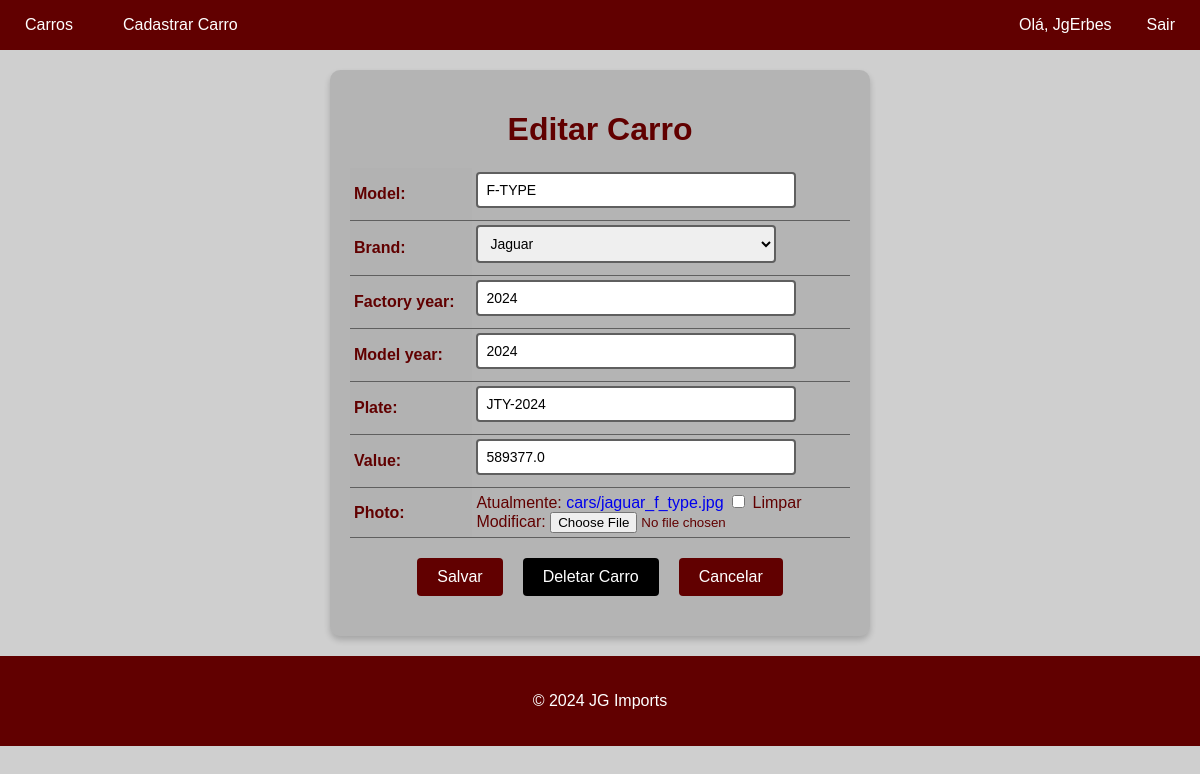
The page /car/2/update (signed in) on the database its author committed.
### cars/models.py (models this page shows, shortened)
class Car(models.Model):
    id = models.AutoField(primary_key=True)
    model = models.CharField(max_length=200)
    brand = models.ForeignKey(Brand, on_delete=models.PROTECT, related_name='car_brand')
    factory_year = models.IntegerField(blank=True, null=True)
    model_year = models.IntegerField(blank=True, null=True)
    plate = models.CharField(max_length=10, blank=True, null=True)
    value = models.FloatField(blank=True, null=True)
    photo = models.ImageField(upload_to='cars/', blank=True, null=True)

### cars/views.py (the view, shortened to what this page needs)
# urls.py: path('car/<int:pk>/update', CarUpdateView.as_view(), name='car_update'),
@method_decorator(login_required(login_url='login'), name='dispatch')
class CarUpdateView(UpdateView):
    model = Car
    form_class = CarModelForm
    template_name = 'car_update.html'

### cars/forms.py (shortened to what this page needs)
class CarModelForm(forms.ModelForm):
    class Meta:
        model = Car
        fields = '__all__'

### cars/models.py (called while the page is built)
    def __str__(self):
        return self.name

### cars/templates/car_update.html (shortened to what this page needs)
{% extends "base.html" %}
{% load static %}
{% block extra_css %}
  <link rel="stylesheet" type="text/css" href="{% static 'car_update.css' %}">
{% endblock %}
{% block content %}
<form method="post" enctype="multipart/form-data">
  <h1>Editar Carro</h1>
  <table>
    {{ form.as_table }}
  </table>
  <div>
    <div class="buttons-container">
      <input type="submit" value="Salvar" class="btn btn-primary">
      <a href="{% url 'car_delete' pk=object.pk %}" class="btn btn-danger">Deletar Carro</a>
      <a href="{% url 'cars_list' %}" class="btn btn-cancel">Cancelar</a>
    </div>
  </div>
</form>
{% endblock %}

### app/templates/base.html (shortened to what this page needs)
<!DOCTYPE html>
<html lang="pt-br">
<head>
  {% load static %}
    <link rel="stylesheet" type="text/css" href="{% static 'base.css' %}">
  {% block extra_css %}{% endblock %}
</head>
<body>
  <header>
    <nav>
      <ul>
        <li><a href="{% url 'cars_list' %}">Carros</a> </li>
        {% if user.is_authenticated %}
        <li><a href="{% url 'new_car' %}">Cadastrar Carro</a> </li>
        {% endif %}
      </ul>
      <ul class="right-align">
        {% if user.is_authenticated %}
        <li>Olá, {{ user.username }} </li>
        <li><a href="{% url 'logout' %}">Sair</a> </li>
        {% endif %}
      </ul>
    </nav>
  </header>
  <main>
    {% block content %}
    {% endblock %}
  </main>
  <footer>
    <p>&copy; 2024 JG Imports</p>
  </footer>
</body>
</html>

### app/static/base.css (style rules this page uses)
body { font-family: sans-serif; background-color: #cfcfcf; color: #ffffff; margin: 0; padding: 0; }
header { background-color: #610000; color: #fff; text-align: center; }
footer { background-color: #610000; color: #fff; padding: 20px; text-align: center; }
nav { background-color: #610000; color: #fff; height: 50px; display: flex; justify-content: space-between; align-items: center; }
nav ul { list-style: none; margin: 0; padding: 0; display: flex; }
nav ul li { margin: 0 10px; }
.right-align { display: flex; justify-content: flex-end; margin-left: auto; }
nav ul li a { color: #fff; text-decoration: none; font-size: 16px; padding: 15px; transition: all 0.3s ease; }

### cars/static/car_update.css (style rules this page uses)
form { max-width: 800px; margin: 20px auto; padding: 20px; max-width: 500px; background-color: #00000021; color: #610000; border-radius: 10px; box-shadow: 0 4px 6px rgba(0, 0, 0, 0.2); }
form h1 { font-size: 2rem; margin-bottom: 20px; text-align: center; }
table { margin: 0 auto; border-collapse: collapse; width: 100%; max-width: 600px; }
th, td { padding: 4px; text-align: left; border-bottom: 1px solid #5f5f5f; }
th { background-color: #9c9c9c18; }
input[type="text"], input[type="number"], select, textarea { padding: 8px; font-size: 14px; border: 2px solid #5f5f5f; border-radius: 4px; width: 100%; max-width: 300px; margin-bottom: 8px; transition: border-bottom-color 0.3s ease-in-out; }
.btn { background-color: #960000; color: #fff; border: none; padding: 10px 20px; font-size: 16px; border-radius: 4px; cursor: pointer; transition: background-color 0.3s ease-in-out; }
.buttons-container { display: flex; justify-content: center; margin-top: 20px; margin-bottom: 20px; }
.btn { display: inline-block; background-color: #610000; color: #fff; border: none; padding: 10px 20px; font-size: 16px; border-radius: 4px; cursor: pointer; transition: background-color 0.3s ease-in-out; margin: 0 10px; }
.btn-primary { background-color: #610000; text-decoration: none !important; }
.btn-danger { background-color: #000000; text-decoration: none !important; }
.btn-cancel { background-color: #610000; text-decoration: none !important; }
a { text-decoration: none !important; }

### rows shown on the page
Car: model "F-TYPE", brand "Jaguar", factory_year "2024", model_year "2024", plate "JTY-2024", value "589377.0"

### other values the page prints
{{ user.username }} "JgErbes"
